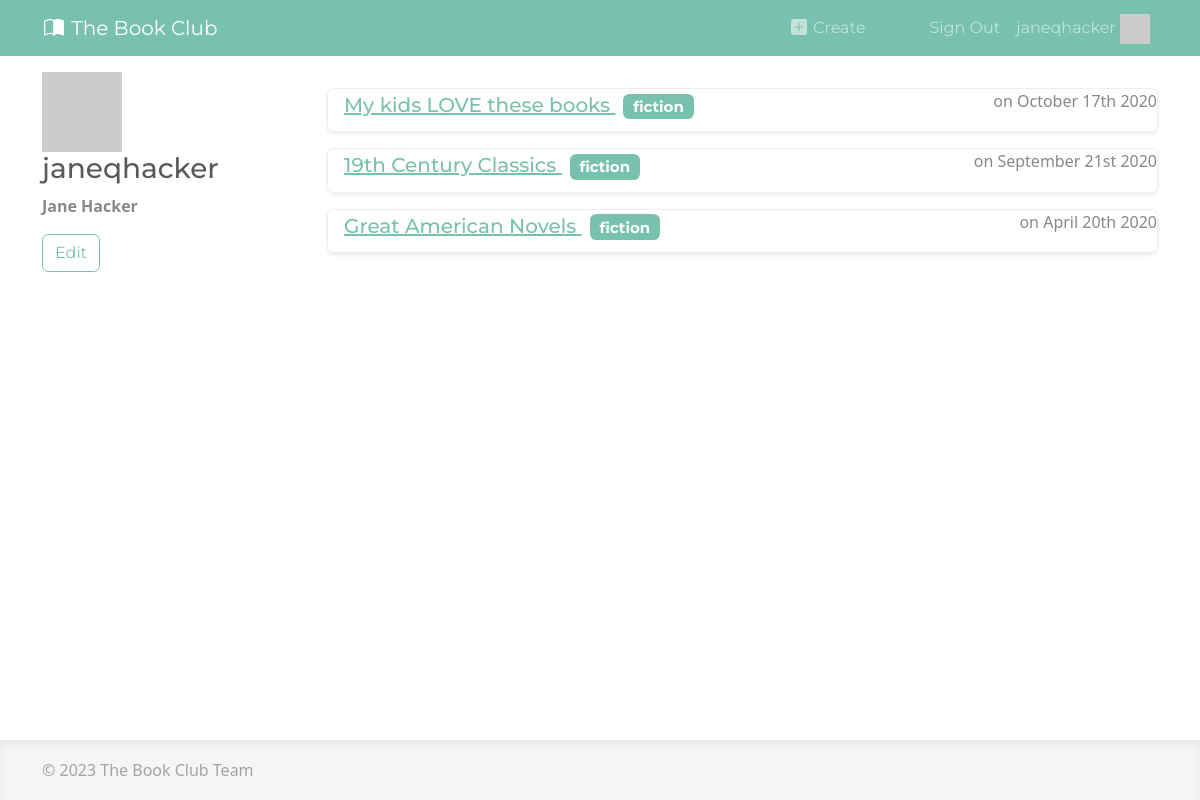
/account/users/janeqhacker/ (signed in), run on the app's committed database.
### apps/accounts/models.py (models this page shows, shortened)
class User(AbstractUser):
    bio = models.TextField()
    def gravatar(self, size=None):
        GRAVATAR_URL = 'https://gravatar.com/avatar/%s?d=identicon%s'
        email = str(self.email).strip().lower()
        digest = hashlib.md5(email.encode('utf-8')).hexdigest()
        if size:
            size_str = '&s=%i' % size
        else:
            size_str = ''
        return GRAVATAR_URL % (digest, size_str)

### apps/core/models.py (models this page shows, shortened)
class ReadingList(models.Model):
    title = models.CharField(max_length=100)
    category = models.CharField(max_length=64, choices=GENRES)
    description = models.TextField()
    created = models.DateTimeField(auto_now_add=True) # Add current date
    last_modified = models.DateTimeField(auto_now=True)
    creator_user = models.ForeignKey(
        User,
        on_delete=models.CASCADE,
        help_text='User who created this reading list',
    )
    score = models.IntegerField(default=0)
    views = models.PositiveIntegerField(default=0)
    def __str__(self):
        return self.title

### apps/accounts/views.py (the view)
# urls.py: path('users/<username>/', views.view_profile, name='view_profile'),
def view_profile(request, username):
    user = User.objects.get(username=username)
    reading_lists = ReadingList.objects.filter(creator_user=user)
    if request.user == user:
        is_viewing_self = True
    else:
        is_viewing_self = False
    context = {
        'user': user,
        'is_viewing_self': is_viewing_self,
        'user_reading_lists': reading_lists,
    }
    return render(request, 'accounts/profile_page.html', context)

### apps/accounts/templates/accounts/profile_page.html (shortened to what this page needs)
{% extends 'base.html' %}
{% block content %}
<div class="row">
    <div class="col-md-3">
        <img src="{{ user.gravatar }}" />
        <h3>{{ user.username }}</h3>
        <p><strong>{{ user.first_name }} {{ user.last_name }}</strong></p>
        {% if is_viewing_self %}
            <a class="btn btn-outline-primary" href="{% url "edit_profile" %}">Edit</a>
        {% endif %}
    </div>
    <div class="col-md-9">
        {% for rl in user_reading_lists %}
            <div class="d-flex justify-content-between mt-3 border rounded shadow-sm">
                <div class="ms-3 mt-1 mb-1 position-relative">
                    <h5><a href="/list/{{ rl.id }}/" class="stretched-link">{{ rl }} <span class="badge bg-primary ms-2">{{ rl.category }}</span></a></h5>
                </div>
                <p>on {{ rl.created|date:"F jS Y" }}</p>
            </div>
        {% endfor %}
    </div>
</div>
{% endblock %}

### apps/core/templates/snippets/navbar.html (shortened to what this page needs)
<nav class="navbar navbar-expand-md navbar-dark bg-primary text-light">
    <div class="container">
        <a class="navbar-brand" href="/">
            The Book Club
        </a>
        <div class="collapse navbar-collapse" id="navbarSupportedContent">
            <ul class="navbar-nav ms-auto">
                {% if request.user.is_authenticated %}
                    <li class="nav-item me-5">
                        <a href="/list/create/" class="nav-link">
                            Create
                        </a>
                    </li>
                    <li class="nav-item">
                        <a class="nav-link" href="{% url 'logout' %}" >Sign Out</a>
                    </li>
                    <li class="nav-item">
                        <a class="nav-link" href="{% url 'view_profile' request.user %}" >
                            {{ request.user }}
                            <img src="{{ user.gravatar }}" class="navbar-avatar" />
                        </a>
                    </li>
                {% endif %}
            </ul>
        </div>
    </div>
</nav>

### apps/core/static/css/custom.css (style rules this page uses)
html { position: relative; min-height: 100%; }
body { margin-bottom: 150px; }
.navbar-avatar { height: 30px; margin-top: -10px; margin-bottom: -10px; }

### data on the page
User: user "janeqhacker", username "janeqhacker", first_name "Jane", last_name "Hacker"
ReadingList: title "My kids LOVE these books", category "fiction", created "October 17th 2020"
ReadingList: title "19th Century Classics", category "fiction", created "September 21st 2020"
ReadingList: title "Great American Novels", category "fiction", created "April 20th 2020"
